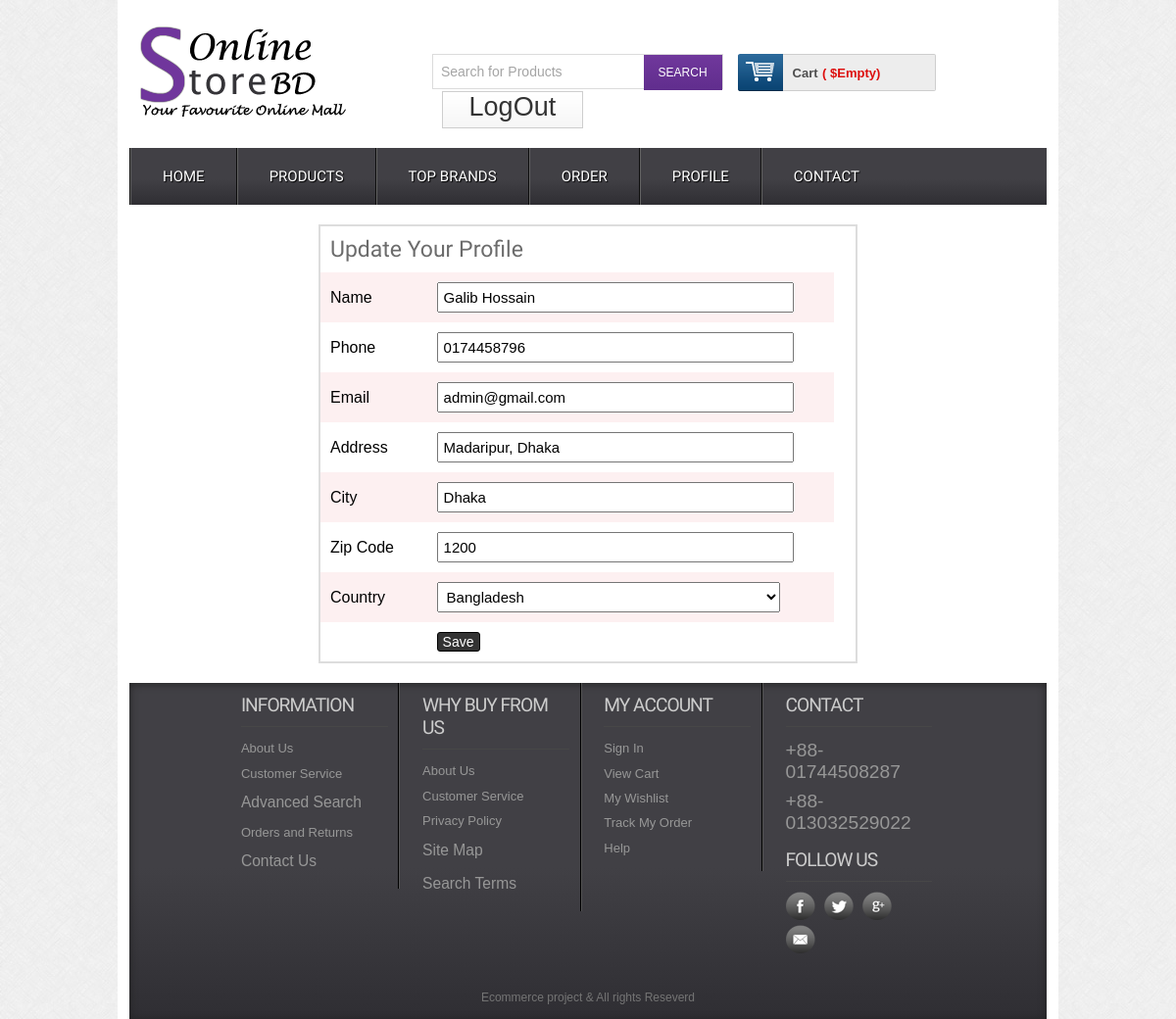
Page /editprofile.php (signed in) on the committed database.
### tables this page shows
CREATE TABLE `customar` (
  `id` int(11) NOT NULL,
  `name` varchar(255) NOT NULL,
  `address` text NOT NULL,
  `city` varchar(255) NOT NULL,
  `country` int(11) NOT NULL,
  `zip` varchar(255) NOT NULL,
  `phone` varchar(255) NOT NULL,
  `email` varchar(255) NOT NULL,
  `pass` varchar(255) NOT NULL
);

CREATE TABLE `country` (
  `id` int(11) NOT NULL,
  `countryName` varchar(255) NOT NULL
);

### classes/customar.php (called while the page is built, shortened)
<?php
$filepath= realpath(dirname(__FILE__));
require_once ($filepath.'/../lib/database.php');
?>
<?php
    class Customar{
    private $conn;
    function __construct()
    {
        $this->conn= new Database();
    }
    public function customarData($id){
        $cusQuery= "SELECT customar.* ,country.countryName FROM customar
        INNER JOIN country on customar.country= country.id
         WHERE customar.id = '$id'";
        $data= $this->conn->select($cusQuery);
        return $data;
    }
    public function country(){
        $sql= "SELECT * FROM country";
        $r= $this->conn->select($sql);
        return $r;
    }
}
?>

### lib/database.php (called while the page is built, shortened)
<?php
Class Database{
 public $db;
function __construct()
{
    $this->host= "localhost";
    $this->user= "root";
    $this->pass= "";
    $this->dbname= "ecoproject";
    $this->db= new mysqli($this->host,$this->user,$this->pass,$this->dbname);
}
public function select($query){
    $result = $this->db->query($query) or die($this->db->error.__LINE__);
    if ($result->num_rows > 0) {
        return $result;
    }else{
        return false;
    }
}
}

### lib/session.php (called while the page is built, shortened)
<?php
class Session{
    public static function get($name){
        if (isset($_SESSION[$name])) {
            return $_SESSION[$name];
        }else{
            return false;
        }
    }
}
?>

### editprofile.php (the view, shortened to what this page needs)
<?php include 'inc/header.php';?>
<div class="main">
    <div class="content">
        <div class="section group">
            <?php
            $id= Session::get('id');
            $getData= $cus->customarData($id);
            if($getData){
                while($detailsRow= $getData->fetch_assoc()){
            ?>
                    <form action="" method="POST">
                    <table class="tblone">
                        <tr>
                            <td colspan="3"><h2>Update Your Profile</h3></td>
                        </tr>
                        <tr>
                            <td width='20%'>Name</td>
                            <td><input type="text" name="name" value="<?php echo $detailsRow['name']; ?>"></td>
                        </tr>
                        <tr>
                            <td>Phone</td>
                            <td><input type="text" name="phone" value="<?php echo $detailsRow['phone']; ?>"></td>
                        </tr>
                        <tr>
                            <td>Email</td>
                                <td><input type="email" name="email" value="<?php echo $detailsRow['email']; ?>"></td>
                        </tr>
                        <tr>
                            <td>Address</td>
                            <td><input type="text" name="address" value="<?php echo $detailsRow['address']; ?>"></td>
                        </tr>
                        <tr>
                            <td>City</td>
                            <td><input type="text" name="city" value="<?php echo $detailsRow['city']; ?>"></td>
                        </tr>
                        <tr>
                            <td>Zip Code</td>
                            <td><input type="text" name="zip" value="<?php echo $detailsRow['zip']; ?>"></td>
                        </tr>
                        <tr>
                            <td>Country</td>
                            <td>
                            <select id="country" name="country">
									<?php
									$country= $cus->country();
									if($country){
										while($cRow= $country->fetch_assoc()){
										?>
									<option <?php
                                    if($cRow['id'] == $detailsRow['country']){
                                        echo 'selected';
                                    }
                                    ?> value="<?php echo $cRow['id'];?>"><?php echo $cRow['countryName'];?></option>
								<?php }} ?>
									</select>
                            </td>
                        </tr>
                        <tr>
                            <td></td>
                            <td><input type="submit" name="update" value="Save" class="grey"></td>
                            <td></td>
                        </tr>
                    </table>
                    </form>
                    <?php }} ?>
        </div>
    </div>
</div>
<?php include 'inc/footer.php'; ?>

### css/style.css (style rules this page uses)
html,body,div,span,applet,object,iframe,h1,h2,h3,h4,h5,h6,p,blockquote,pre,a,abbr,acronym,address,big,cite,code,del,dfn,em,img,ins,kbd,q,s,samp,small,strike,strong,sub,sup,tt,var,b,u,i,dl,dt,dd,ol,nav ul,nav li,fieldset,form,label,legend,table,caption,tbody,tfoot,thead,tr,th,td,article,aside,canvas,details,embed,figure,figcaption,footer,header,hgroup,menu,nav,output,ruby,section,summary,time,mark,audio,video { margin:0;padding:0;border:0;font-size:100%;font:inherit;vertical-align:baseline; }
table { border-collapse:collapse;border-spacing:0; }
body { font-family:Arial, Helvetica, sans-serif; background:url(../images/body_bg3.jpg); }
.section { clear: both; padding: 0px; margin: 0px; }
.group:before, .group:after { content:""; display:table; }
.group:after { clear:both; }
.group { zoom:1; }
.content { padding:20px 0; background:#FFF; }
.content h2 { font-size:23px; color:#6C6C6C; font-family: 'Monda', sans-serif; }
.tblone { border: 1px solid #fff; margin-bottom: 12px; width: 100%; }
.tblone td { padding:10px;text-align:center; }
table.tblone tr:nth-child(2n+1) { background:#fff;height:30px; }
table.tblone tr:nth-child(2n) { background:#fdf0f1;height:30px; }
table.tblone input[type="submit"] { background: #333 none repeat scroll 0 0; border: 1px solid #000; border-radius: 3px; color: #fff; cursor: pointer; font-size: 14px; padding: 1px 5px; }

### editprofile.php (style rules this page uses)
.tblone { width: 550px; margin: 0 auto; border: 2px solid #ddd; }
.tblone tr td { text-align: justify; }
.tblone input[type="text"],.tblone input[type="email"],.tblone input[type="password"], select { width: 350px; padding: 5px; font-size: 15px; }

### rows in the picture
customar: name "Galib Hossain", phone "0174458796", email "admin@gmail.com", address "Madaripur, Dhaka", city "Dhaka", zip "1200", country "Bangladesh"
